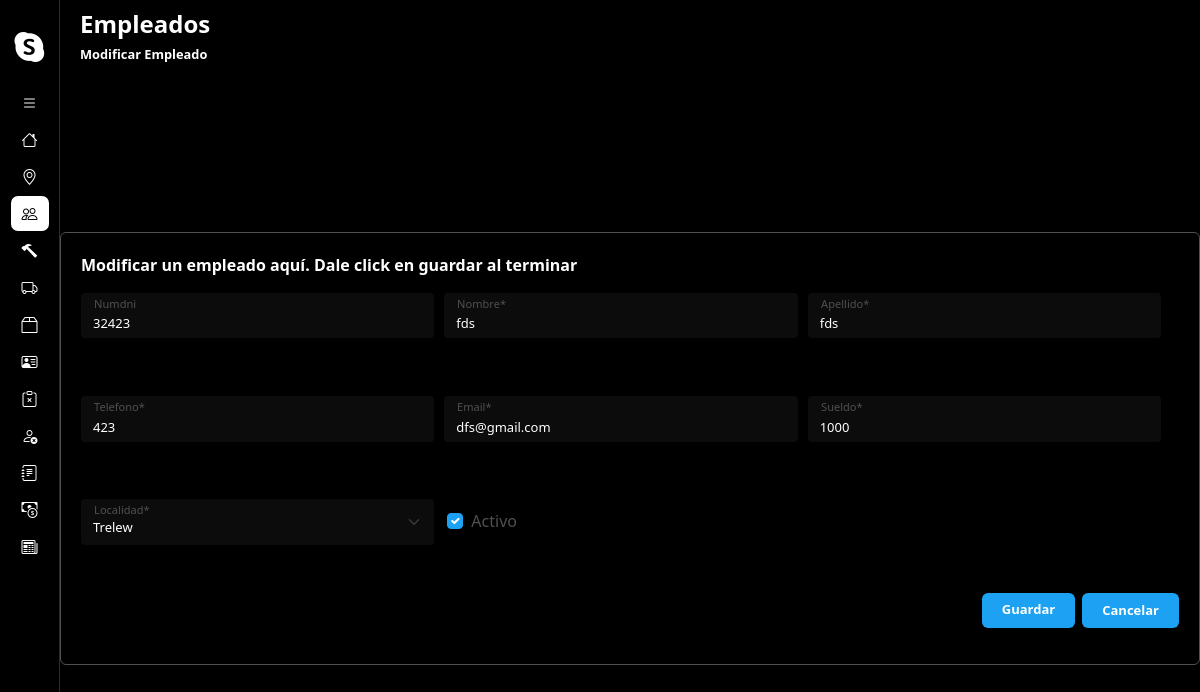
Before: /modificarEmpleado/2 with the older database file.
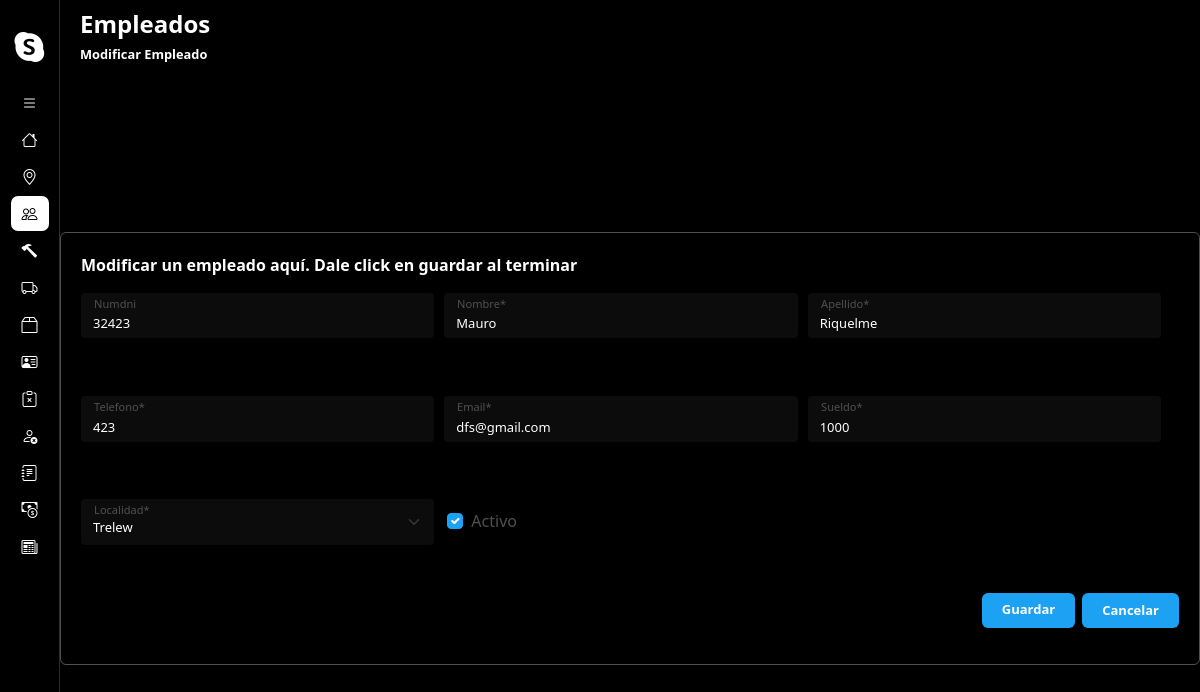
After: the same page with the newer database file.
### core/models.py (models this page shows, shortened)
class Empleado(models.Model):
    numDNI = models.CharField(unique=True,max_length=10)
    nombre = models.CharField(max_length=50)
    apellido = models.CharField(max_length=50)
    telefono = models.CharField(max_length=10)
    email = models.EmailField(max_length=254)
    sueldo = models.IntegerField()
    localidad = models.ForeignKey(Localidad, on_delete=models.DO_NOTHING)
    activo = models.BooleanField(default=True)
    sueldo_basico = 58000
    objects = EmpleadoManager()
    habilitados = EmpleadoManager(True)
    deshabilitados = EmpleadoManager(False)

class Localidad(models.Model):
    cp = models.CharField(unique=True, max_length=10)
    nombre = models.CharField(max_length=100)
    def __str__(self):
        return self.nombre

### core/views.py (the view, shortened to what this page needs)
# urls.py: path('modificarEmpleado/<int:pk>', updateEmpleado.as_view(), name = 'modificarEmpleado'),
class updateEmpleado(UpdateView):
    model = Empleado
    form_class = FormEmpleado
    template_name = 'empleado/modificarEmpleado.html'
    success_url = reverse_lazy('gestionEmpleado')
    def get_form_kwargs(self):
        kwargs = super(updateEmpleado, self).get_form_kwargs()
        kwargs['is_modificar'] = True
        return kwargs

### core/models.py (called while the page is built)
    def get_queryset(self):
        qs = super().get_queryset()
        return qs.filter(activo=self.habilitado) if self.habilitado is not None else qs

### core/templates/empleado/modificarEmpleado.html
{% extends 'layouts/baseForm.html' %}
{% load static %}
{% load crispy_forms_tags %}
{% block extracss %}{{block.super}}
    <link href="{% static 'css/cliente.css' %}" rel="stylesheet" />
{% endblock %}
{% block title %}
    <h1 class="titulo">Empleados</h1>
    <div class="container-info">
        <h2 class="operacion">Modificar Empleado</h2>
    </div>
{% endblock %}
{% block formulario %}
    <div class="container container-form">
        {% crispy form %}
    </div>
{% endblock %}

Changed rows visible on the page:
changed Empleado "dfs@gmail.com": nombre "fds" → "Mauro"; apellido "fds" → "Riquelme"
